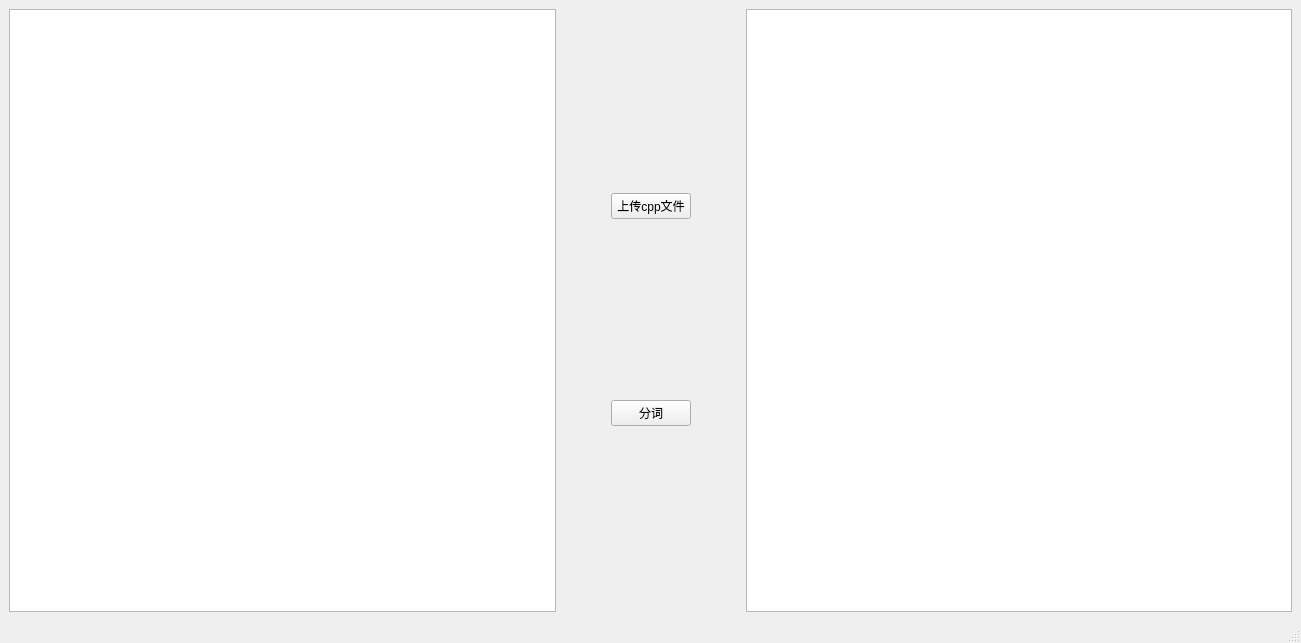
<?xml version="1.0" encoding="UTF-8"?>
<ui version="4.0">
 <class>LexerWindow</class>
 <widget class="QMainWindow" name="LexerWindow">
  <property name="geometry">
   <rect>
    <x>0</x>
    <y>0</y>
    <width>1301</width>
    <height>643</height>
   </rect>
  </property>
  <property name="windowTitle">
   <string>LexerWindow</string>
  </property>
  <widget class="QWidget" name="centralwidget">
   <layout class="QHBoxLayout" name="horizontalLayout">
    <item>
     <widget class="QTextBrowser" name="fileBrowser"/>
    </item>
    <item>
     <spacer name="horizontalSpacer">
      <property name="orientation">
       <enum>Qt::Horizontal</enum>
      </property>
      <property name="sizeType">
       <enum>QSizePolicy::Fixed</enum>
      </property>
      <property name="sizeHint" stdset="0">
       <size>
        <width>40</width>
        <height>20</height>
       </size>
      </property>
     </spacer>
    </item>
    <item>
     <widget class="QWidget" name="widget" native="true">
      <layout class="QVBoxLayout" name="verticalLayout">
       <item>
        <widget class="QPushButton" name="uploadButton">
         <property name="text">
          <string>上传cpp文件</string>
         </property>
        </widget>
       </item>
       <item>
        <widget class="QPushButton" name="pushButton">
         <property name="text">
          <string>分词</string>
         </property>
        </widget>
       </item>
      </layout>
     </widget>
    </item>
    <item>
     <spacer name="horizontalSpacer_2">
      <property name="orientation">
       <enum>Qt::Horizontal</enum>
      </property>
      <property name="sizeType">
       <enum>QSizePolicy::Fixed</enum>
      </property>
      <property name="sizeHint" stdset="0">
       <size>
        <width>40</width>
        <height>20</height>
       </size>
      </property>
     </spacer>
    </item>
    <item>
     <widget class="QTableWidget" name="tableWidget"/>
    </item>
   </layout>
  </widget>
  <widget class="QMenuBar" name="menubar">
   <property name="geometry">
    <rect>
     <x>0</x>
     <y>0</y>
     <width>1301</width>
     <height>21</height>
    </rect>
   </property>
  </widget>
  <widget class="QStatusBar" name="statusbar"/>
 </widget>
 <resources/>
 <connections/>
</ui>
